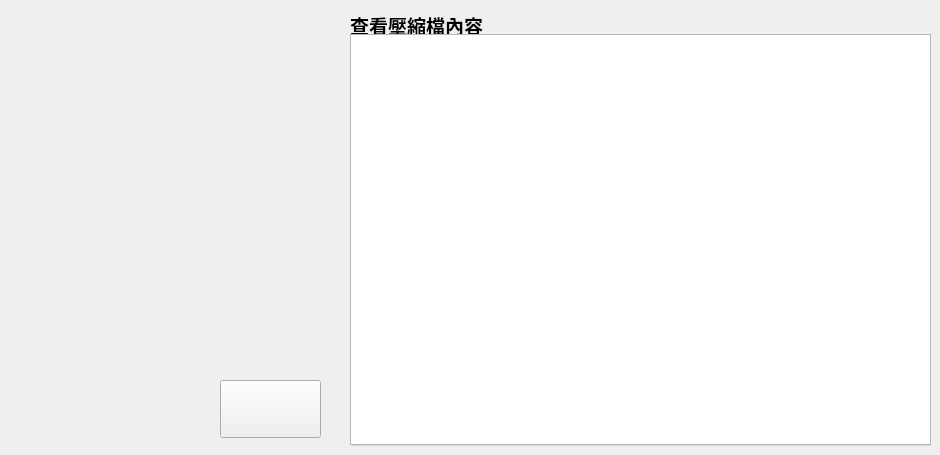
      <widget class="QWidget" name="tab_7">
       <attribute name="title">
        <string>解壓縮</string>
       </attribute>
       <widget class="QGroupBox" name="groupBox_12">
        <property name="geometry">
         <rect>
          <x>350</x>
          <y>10</y>
          <width>581</width>
          <height>436</height>
         </rect>
        </property>
        <property name="font">
         <font>
          <pointsize>14</pointsize>
          <weight>75</weight>
          <bold>true</bold>
         </font>
        </property>
        <property name="title">
         <string>查看壓縮檔內容</string>
        </property>
        <widget class="QTextEdit" name="sz_viewFileList">
         <property name="geometry">
          <rect>
           <x>0</x>
           <y>24</y>
           <width>581</width>
           <height>411</height>
          </rect>
         </property>
         <property name="font">
          <font>
           <pointsize>9</pointsize>
          </font>
         </property>
         <property name="acceptDrops">
          <bool>false</bool>
         </property>
         <property name="horizontalScrollBarPolicy">
          <enum>Qt::ScrollBarAsNeeded</enum>
         </property>
         <property name="sizeAdjustPolicy">
          <enum>QAbstractScrollArea::AdjustIgnored</enum>
         </property>
         <property name="lineWrapMode">
          <enum>QTextEdit::NoWrap</enum>
         </property>
         <property name="readOnly">
          <bool>true</bool>
         </property>
         <property name="html">
          <string>&lt;!DOCTYPE HTML PUBLIC &quot;-//W3C//DTD HTML 4.0//EN&quot; &quot;http://www.w3.org/TR/REC-html40/strict.dtd&quot;&gt;
&lt;html&gt;&lt;head&gt;&lt;meta name=&quot;qrichtext&quot; content=&quot;1&quot; /&gt;&lt;style type=&quot;text/css&quot;&gt;
p, li { white-space: pre-wrap; }
&lt;/style&gt;&lt;/head&gt;&lt;body style=&quot; font-family:'微軟正黑體'; font-size:9pt; font-weight:600; font-style:normal;&quot;&gt;
&lt;p style=&quot;-qt-paragraph-type:empty; margin-top:0px; margin-bottom:0px; margin-left:0px; margin-right:0px; -qt-block-indent:0; text-indent:0px; font-size:12pt;&quot;&gt;&lt;br /&gt;&lt;/p&gt;&lt;/body&gt;&lt;/html&gt;</string>
         </property>
        </widget>
       </widget>
       <widget class="QPushButton" name="sz_viewbtn">
        <property name="geometry">
         <rect>
          <x>220</x>
          <y>380</y>
          <width>101</width>
          <height>58</height>
         </rect>
        </property>
        <property name="font">
         <font>
          <pointsize>11</pointsize>
          <weight>75</weight>
          <bold>true</bold>
         </font>
        </property>
        <property name="statusTip">
         <string>查看壓縮檔內容 (快捷鍵：Ctrl+R)</string>
        </property>
        <property name="text">
         <string/>
        </property>
        <property name="icon">
         <iconset resource="resource.qrc">
          <normaloff>:/images/refresh.png</normaloff>:/images/refresh.png</iconset>
        </property>
        <property name="iconSize">
         <size>
          <width>40</width>
          <height>40</height>
         </size>
        </property>
        <property name="shortcut">
         <string>Ctrl+R</string>
        </property>
       </widget>
      </widget>
